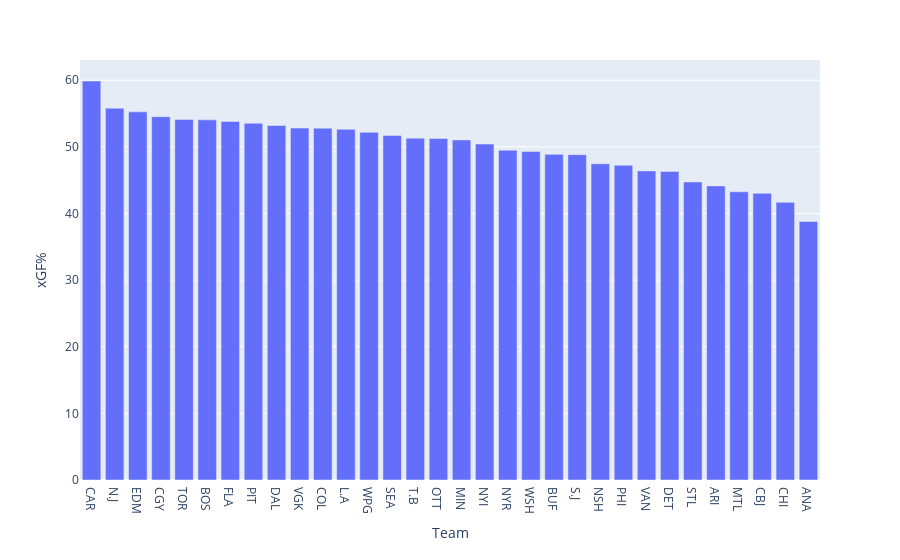

This figure's notebook cell:
### Markdown cell above
### Teams at the top of the standings have the highest xGF%

### Code cell
fig = px.bar(team_joined.sort_values('xGF%', ascending = False), x='Team', y='xGF%')

fig.show()

### Figure 1 — Plotly figure (JSON) as saved in the notebook; plotly's stock layout.template omitted (floating-point values rounded to 4 significant figures)
{"data": [{"alignmentgroup": "True", "hovertemplate": "Team=%{x}<br>xGF%=%{y}<extra></extra>", "legendgroup": "", "marker": {"color": "#636efa", "pattern": {"shape": ""}}, "name": "", "offsetgroup": "", "orientation": "v", "showlegend": false, "textposition": "auto", "type": "bar", "x": ["CAR", "N.J", "EDM", "CGY", "TOR", "BOS", "FLA", "PIT", "DAL", "VGK", "COL", "L.A", "WPG", "SEA", "T.B", "OTT", "MIN", "NYI", "NYR", "WSH", "BUF", "S.J", "NSH", "PHI", "VAN", "DET", "STL", "ARI", "MTL", "CBJ", "CHI", "ANA"], "xaxis": "x", "y": [59.88, 55.8, 55.25, 54.53, 54.11, 54.05, 53.8, 53.54, 53.2, 52.82, 52.8, 52.64, 52.19, 51.71, 51.3, 51.25, 51.04, 50.42, 49.5, 49.31, 48.87, 48.83, 47.46, 47.24, 46.39, 46.31, 44.73, 44.14, 43.25, 43.02, 41.67, 38.8], "yaxis": "y"}], "layout": {"barmode": "relative", "legend": {"tracegroupgap": 0}, "margin": {"t": 60}, "xaxis": {"anchor": "y", "domain": [0, 1], "title": {"text": "Team"}}, "yaxis": {"anchor": "x", "domain": [0, 1], "title": {"text": "xGF%"}}}}
